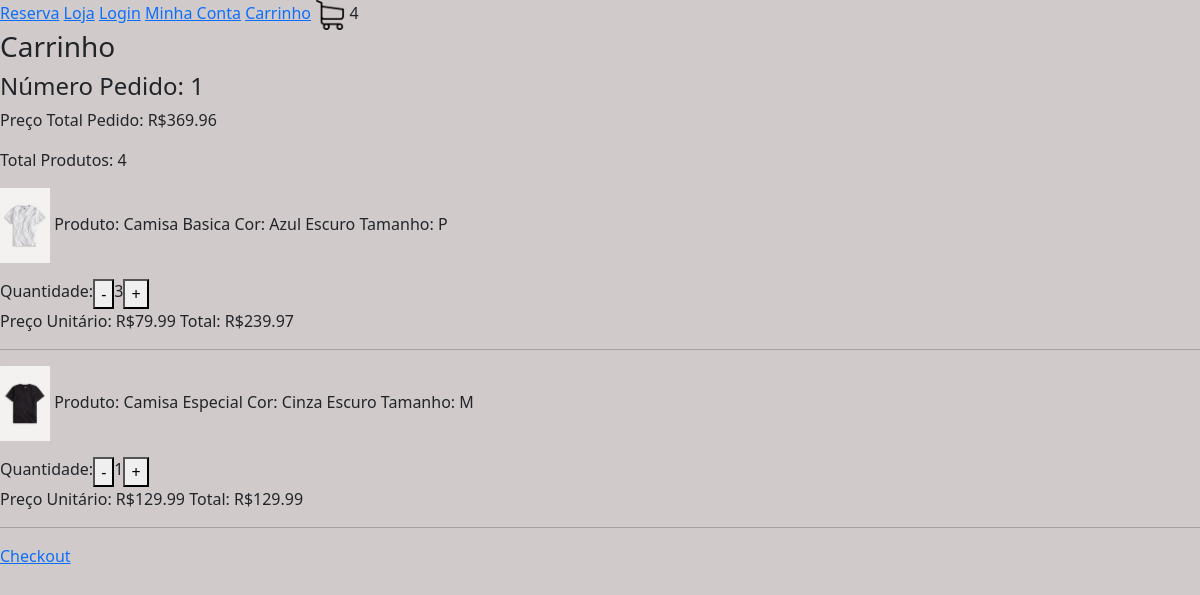
Screenshot of /carrinho/ (signed in) with the database file from the repository.
### loja/models.py (models this page shows, shortened)
class Pedido(models.Model):
     cliente =  models.ForeignKey(Cliente, null=True, blank=True, on_delete=models.SET_NULL)
     finalizado =  models.BooleanField(default=False)
     codigo_transacao =  models.CharField(max_length=200, null=True, blank=True)
     endereco = models.ForeignKey(Endereco, null=True, blank=True, on_delete=models.SET_NULL)
     data_finalizacao = models.DateField(null=True, blank=True)
     @property
     def quantidade_total(self):
         itens_pedido = ItensPedido.objects.filter(pedido__id=self.id)
         quantidade = sum([item.quantidade for item in itens_pedido])
         return quantidade
     @property
     def preco_total(self):
         itens_pedido = ItensPedido.objects.filter(pedido__id=self.id)
         preco = sum([item.preco_total for item in itens_pedido])
         return preco

class ItensPedido(models.Model):
    item_estoque = models.ForeignKey(ItemEstoque, null=True, blank=True, on_delete=models.SET_NULL)
    quantidade = models.IntegerField(default=0)
    pedido = models.ForeignKey(Pedido, null=True, blank=True, on_delete=models.SET_NULL)
    @property #serve para acessar uma funcao da class sem ()
    def preco_total(self):
        return self.quantidade * self.item_estoque.produto.preco

class ItemEstoque(models.Model):
    produto = models.ForeignKey(Produto, null=True, blank=True, on_delete=models.SET_NULL)
    cor =  models.ForeignKey(Cor, null=True, blank=True, on_delete=models.SET_NULL)
    tamanho =  models.CharField(max_length=200, null=True, blank=True)
    quantidade = models.IntegerField(default=0)

class Produto(models.Model):
    imagem = models.ImageField(null=True, blank=True)
    nome = models.CharField(max_length=200, null=True, blank=True)
    preco = models.DecimalField(max_digits=10, decimal_places=2)
    ativo = models.BooleanField(default=True)
    categoria = models.ForeignKey(Categoria, null=True, blank=True, on_delete=models.SET_NULL)
    tipo = models.ForeignKey(Tipo, null=True, blank=True, on_delete=models.SET_NULL)

class Cor(models.Model):
    nome = models.CharField(max_length=200, null=True, blank=True)
    codigo = models.CharField(max_length=200, null=True, blank=True)

### loja/views.py (the view)
# urls.py: path('carrinho/', carrinho, name="carrinho") ,
def carrinho(request):
  if request.user.is_authenticated:
    cliente = request.user.cliente
  pedido, criado = Pedido.objects.get_or_create(cliente=cliente, finalizado=False)
  itens_pedido = ItensPedido.objects.filter(pedido=pedido)
  for item in itens_pedido:
    print(item.preco_total)
  context = {"itens_pedido": itens_pedido, "pedido": pedido}
  return render(request, 'carrinho.html', context)

### loja/novos_context.py (called while the page is built)
def carrinho(request):
  quantidade_produtos_carrinho = 0
  if request.user.is_authenticated:
    cliente = request.user.cliente
  else:
    return {"quantidade_produtos_carrinho": quantidade_produtos_carrinho}
  pedido, criado = Pedido.objects.get_or_create(cliente=cliente, finalizado=False)
  itens_pedido = ItensPedido.objects.filter(pedido=pedido)
  for item in itens_pedido:
    quantidade_produtos_carrinho += item.quantidade
  return {"quantidade_produtos_carrinho": quantidade_produtos_carrinho}

### loja/templates/carrinho.html (shortened to what this page needs)
{% extends 'base.html' %}
{% load static %}
{% block body %}
<h3>Carrinho</h3>
<h4>Número Pedido: {{ pedido.id }}</h4>
<p>Preço Total Pedido: R${{ pedido.preco_total }}</p>
<p>Total Produtos: {{ pedido.quantidade_total }}</p>
{% for item in itens_pedido %}
<p>
  <img src="{{ item.item_estoque.produto.imagem.url }}" alt="imagem" width="50">
  Produto: {{ item.item_estoque.produto.nome }}
  Cor: {{ item.item_estoque.cor.nome }}
  Tamanho: {{ item.item_estoque.tamanho }}
<div style="display: flex">
  Quantidade:
  <form method="post" action="{% url 'remover_carrinho' item.item_estoque.produto.id %}">
    <button type="submit">-</button>
  </form>
  {{ item.quantidade }}
  <form method="post" action="{% url 'adicionar_carrinho' item.item_estoque.produto.id %}">
    <button type="submit">+</button>
  </form>
</div>
Preço Unitário: R${{ item.item_estoque.produto.preco }}
Total: R${{ item.preco_total }}
</p>
<hr>
{% endfor %}
<a href="{% url 'checkout' %}">Checkout</a>
{% endblock %}

### static/css/main.css (style rules this page uses)
body { background-color: rgb(168, 163, 160); }

### rows the page displays
Pedido: id "1", preco_total "369.96", quantidade_total "4"
ItensPedido: item_estoque.produto.imagem (picture), item_estoque.produto.nome "Camisa Basica", item_estoque.cor.nome "Azul Escuro", item_estoque.tamanho "P", quantidade "3", item_estoque.produto.preco "79.99", preco_total "239.97"
ItensPedido: item_estoque.produto.imagem (picture), item_estoque.produto.nome "Camisa Especial", item_estoque.cor.nome "Cinza Escuro", item_estoque.tamanho "M", quantidade "1", item_estoque.produto.preco "129.99", preco_total "129.99"

### other values shown
{{ quantidade_produtos_carrinho }} "4"
